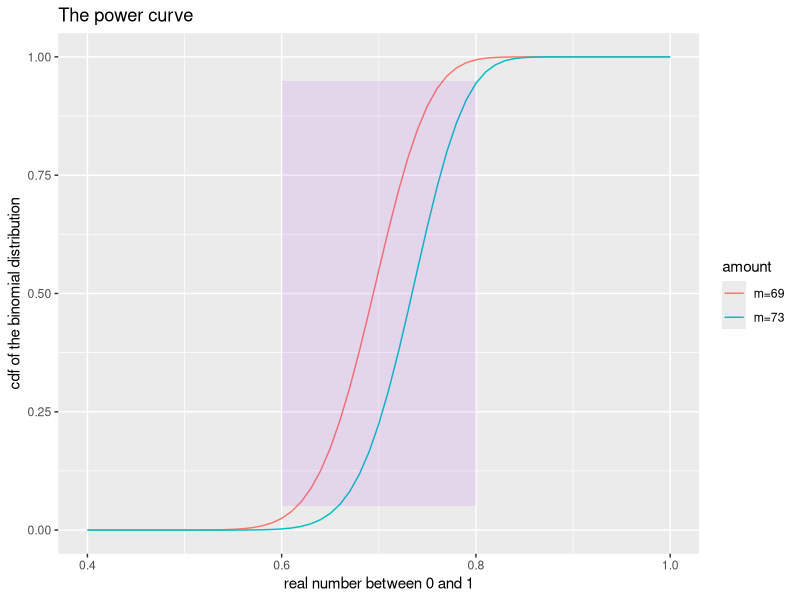
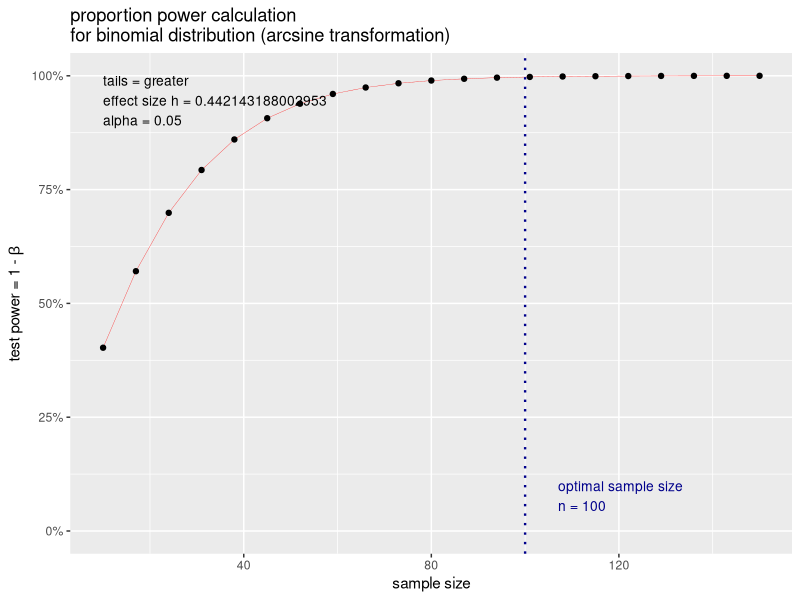

Here is the R script that generated these plots, in order:
### Example 3.11
memberNames <- "Yujia Wang, Tong Sun, Ruining Jia"
## Plot the figure
# For n = 100 and select values of m, the function alpha(p), for p ranging from 0.4 to 1.
n <- 100
p <- seq(0.4, 1, by=0.01)
m <- c(69, 73)

for(i in m){
  if(i==69){
    df1 <- data.frame(amount=paste('m=69'), p, dis=(1-pbinom(i,n,p)))
  }
  else if(i==73){
    df2 <- data.frame(amount=paste('m=73'), p, dis=(1-pbinom(i,n,p)))
  }
}
df <- rbind(df1, df2)
# We define the probability of new drug and old one are 0.8 and 0.6 respectively, and then define the bottom and top lines of the box represent the 5% type I error and (1-95%) type II error respectively.
library(ggplot2)
ggplot()+
  geom_line(aes(x=p, y=dis, color=amount),data=df)+
  geom_rect(aes(xmin=0.6, xmax=0.8, ymin=0.05, ymax=0.95), fill='purple', alpha=0.1)+
  labs(x='real number between 0 and 1', y='cdf of the binomial distribution', title='The power curve')
# From the plot, it is steep enough to cross with the bottom and top lines of the box at the same time, then we change m (number of cured people) to obtain a range.
# The pink curve here represents the smallest integer of m = 69 that starts to cross with the bottom of the box -- 5% type I error.
# The blue curve indicates the largest integer of m = 73 that on the boundary of the box area.
# And between 69 and 73 are suitable to choose.

## Using pwr package -- pwr.p.test(one-sample proportion test)
# Here the question is : What is the power of our test if we choose 100 samples and lower our type I error tolerance to 0.05.
library(pwr)
p.out.1 <- pwr.p.test(h=ES.h(p1 = 0.8, p2 = 0.6), n=100, sig.level=0.05, alternative="greater")
p.out.1
# The power of our test is about 99.7%. We specified 'alternative="greater"' since we assumed the patients were cured with larger probabilities.
plot(p.out.1)
# This time, sample size will make the more conservative "two-sided" assumption with leaving "alternative" argument out of the function.
p.out.2 <- pwr.p.test(h=ES.h(p1 = 0.8, p2 = 0.6), n=100, sig.level=0.05)
p.out.2
# The power of this test is 99.3%.
